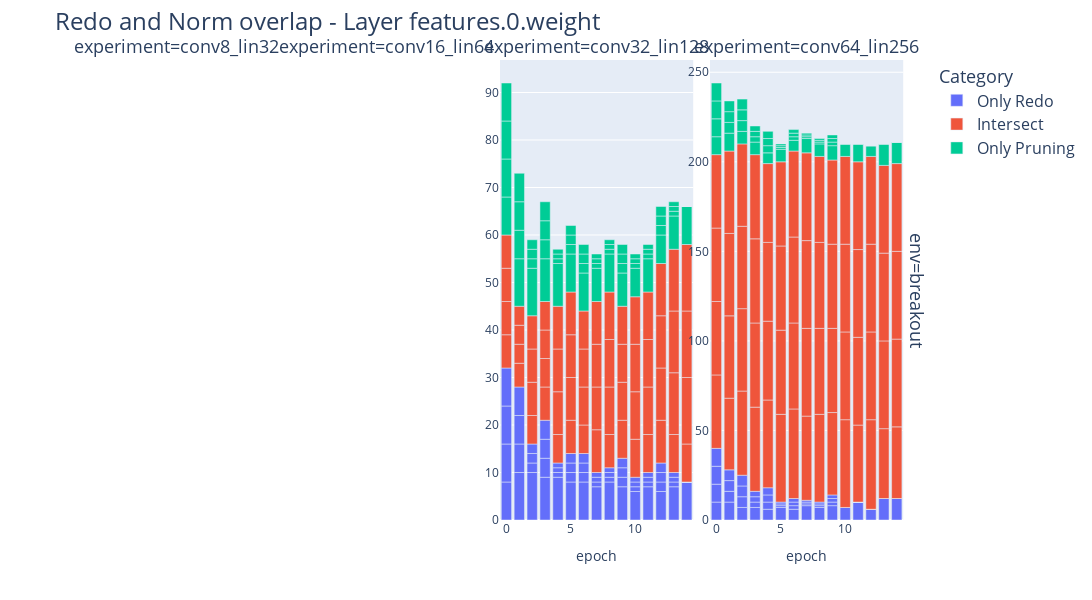
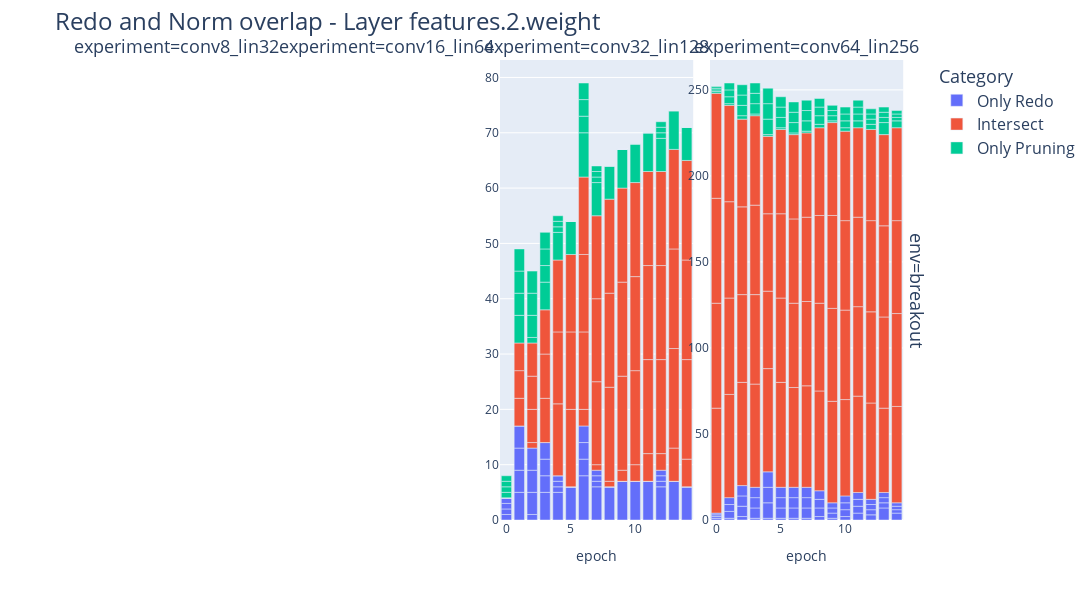
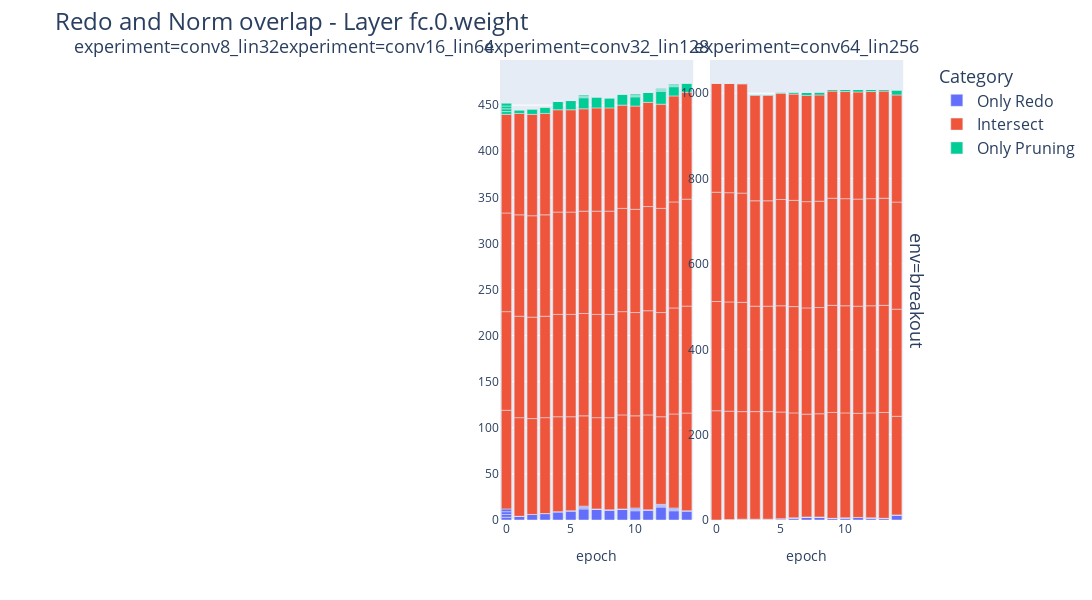

The cell these charts' notebook holds for them, in order:
### Code cell
experiment_order = ["conv8_lin32", "conv16_lin64", "conv32_lin128", "conv64_lin256"]

for layer in df_res["layer"].unique():
    sub_df = df_res[(df_res["tau"] == 0.025) & (df_res["layer"] == layer)]
    sub_df = sub_df[sub_df["env"].isin(envs_to_keep)]

    # melted_df = sub_df.melt(id_vars=['env', 'experiment', 'epoch'],
    #                         value_vars=['nr_only_redo', 'nr_intersect', 'nr_only_pruning'],
    #                         var_name='Category', value_name='Value')

    # fig = px.bar(melted_df, x="epoch", y="Value", color="Category", facet_row="env", facet_col="experiment",
    #             category_orders={"experiment": experiment_order},
    #             height=600)

    # title = f"Redo and Norm overlap - Layer {layer} shared Y"
    # file_path = f"imgs/{title}.png"

    # # Save the figure as a PNG image
    # pio.write_image(fig, file_path)

    # fig.update_layout(title=title)
    # fig.show()

    melted_df = sub_df.melt(
        id_vars=["env", "experiment", "epoch"],
        value_vars=["nr_only_redo", "nr_intersect", "nr_only_pruning"],
        var_name="Category",
        value_name="Value",
    )

    melted_df = melted_df.rename(columns={"Value": "Nr. Neurons"})
    melted_df["Category"] = melted_df["Category"].replace(
        {
            "nr_only_redo": "Only Redo",
            "nr_intersect": "Intersect",
            "nr_only_pruning": "Only Pruning",
        }
    )

    fig = px.bar(
        melted_df,
        x="epoch",
        y="Nr. Neurons",
        color="Category",
        facet_row="env",
        facet_col="experiment",
        category_orders={"experiment": experiment_order},
        height=600,
        width=1500,
    )

    fig.update_yaxes(matches=None, showticklabels=True)

    title = f"Redo and Norm overlap - Layer {layer}"
    file_path = f"imgs/{title}.png"

    # Save the figure as a PNG image
    pio.write_image(fig, file_path)

    fig.update_layout(
        title=title,
        title_font=dict(size=24),  # Adjust the size as per your requirement
        legend_title_font=dict(size=18),  # Adjust the size as per your requirement
        legend_font=dict(size=16),  # Adjust the size as per your requirement
    )

    # Update row and column facet font sizes
    for annotation in fig.layout.annotations:
        annotation.font.size = 18

    fig.show()

### Figure 1 — Plotly figure (JSON) as saved in the notebook; plotly's stock layout.template omitted (floating-point values rounded to 4 significant figures)
{"data": [{"alignmentgroup": "True", "hovertemplate": "Category=Only Redo<br>env=breakout<br>experiment=conv32_lin128<br>epoch=%{x}<br>Nr. Neurons=%{y}<extra></extra>", "legendgroup": "Only Redo", "marker": {"color": "#636efa", "pattern": {"shape": ""}}, "name": "Only Redo", "offsetgroup": "Only Redo", "orientation": "v", "showlegend": true, "textposition": "auto", "type": "bar", "x": [0, 9, 10, 11, 12, 13, 14, 1, 2, 3, 4, 5, 6, 7, 8, 0, 9, 10, 11, 12, 13, 14, 1, 2, 3, 4, 5, 6, 7, 8, 0, 9, 10, 11, 12, 13, 14, 1, 2, 3, 4, 5, 6, 7, 8, 0, 9, 10, 11, 12, 13, 14, 1, 2, 3, 4, 5, 6, 7, 8], "xaxis": "x3", "y": [8, 7, 6, 7, 6, 7, 8, 10, 10, 9, 9, 8, 8, 7, 8, 8, 2, 1, 1, 2, 1, 0, 6, 2, 4, 1, 2, 2, 1, 1, 8, 2, 1, 1, 2, 1, 0, 6, 2, 4, 1, 2, 2, 1, 1, 8, 2, 1, 1, 2, 1, 0, 6, 2, 4, 1, 2, 2, 1, 1], "yaxis": "y3"}, {"alignmentgroup": "True", "hovertemplate": "Category=Only Redo<br>env=breakout<br>experiment=conv64_lin256<br>epoch=%{x}<br>Nr. Neurons=%{y}<extra></extra>", "legendgroup": "Only Redo", "marker": {"color": "#636efa", "pattern": {"shape": ""}}, "name": "Only Redo", "offsetgroup": "Only Redo", "orientation": "v", "showlegend": false, "textposition": "auto", "type": "bar", "x": [0, 9, 10, 11, 12, 13, 14, 1, 2, 3, 4, 5, 6, 7, 8, 0, 9, 10, 11, 12, 13, 14, 1, 2, 3, 4, 5, 6, 7, 8, 0, 9, 10, 11, 12, 13, 14, 1, 2, 3, 4, 5, 6, 7, 8, 0, 9, 10, 11, 12, 13, 14, 1, 2, 3, 4, 5, 6, 7, 8], "xaxis": "x4", "y": [10, 8, 7, 10, 6, 12, 12, 10, 7, 7, 6, 7, 6, 8, 7, 10, 2, 0, 0, 0, 0, 0, 6, 6, 3, 4, 1, 2, 1, 1, 10, 2, 0, 0, 0, 0, 0, 6, 6, 3, 4, 1, 2, 1, 1, 10, 2, 0, 0, 0, 0, 0, 6, 6, 3, 4, 1, 2, 1, 1], "yaxis": "y4"}, {"alignmentgroup": "True", "hovertemplate": "Category=Intersect<br>env=breakout<br>experiment=conv32_lin128<br>epoch=%{x}<br>Nr. Neurons=%{y}<extra></extra>", "legendgroup": "Intersect", "marker": {"color": "#EF553B", "pattern": {"shape": ""}}, "name": "Intersect", "offsetgroup": "Intersect", "orientation": "v", "showlegend": true, "textposition": "auto", "type": "bar", "x": [0, 9, 10, 11, 12, 13, 14, 1, 2, 3, 4, 5, 6, 7, 8, 0, 9, 10, 11, 12, 13, 14, 1, 2, 3, 4, 5, 6, 7, 8, 0, 9, 10, 11, 12, 13, 14, 1, 2, 3, 4, 5, 6, 7, 8, 0, 9, 10, 11, 12, 13, 14, 1, 2, 3, 4, 5, 6, 7, 8], "xaxis": "x3", "y": [7, 8, 8, 8, 9, 8, 8, 5, 6, 7, 6, 7, 6, 9, 7, 7, 8, 10, 10, 11, 13, 14, 4, 7, 6, 9, 9, 8, 9, 10, 7, 8, 10, 10, 11, 13, 14, 4, 7, 6, 9, 9, 8, 9, 10, 7, 8, 10, 10, 11, 13, 14, 4, 7, 6, 9, 9, 8, 9, 10], "yaxis": "y3"}, {"alignmentgroup": "True", "hovertemplate": "Category=Intersect<br>env=breakout<br>experiment=conv64_lin256<br>epoch=%{x}<br>Nr. Neurons=%{y}<extra></extra>", "legendgroup": "Intersect", "marker": {"color": "#EF553B", "pattern": {"shape": ""}}, "name": "Intersect", "offsetgroup": "Intersect", "orientation": "v", "showlegend": false, "textposition": "auto", "type": "bar", "x": [0, 9, 10, 11, 12, 13, 14, 1, 2, 3, 4, 5, 6, 7, 8, 0, 9, 10, 11, 12, 13, 14, 1, 2, 3, 4, 5, 6, 7, 8, 0, 9, 10, 11, 12, 13, 14, 1, 2, 3, 4, 5, 6, 7, 8, 0, 9, 10, 11, 12, 13, 14, 1, 2, 3, 4, 5, 6, 7, 8], "xaxis": "x4", "y": [41, 46, 49, 43, 50, 39, 40, 40, 47, 47, 49, 49, 50, 47, 49, 41, 47, 49, 49, 49, 49, 49, 46, 46, 47, 44, 47, 48, 49, 48, 41, 47, 49, 49, 49, 49, 49, 46, 46, 47, 44, 47, 48, 49, 48, 41, 47, 49, 49, 49, 49, 49, 46, 46, 47, 44, 47, 48, 49, 48], "yaxis": "y4"}, {"alignmentgroup": "True", "hovertemplate": "Category=Only Pruning<br>env=breakout<br>experiment=conv32_lin128<br>epoch=%{x}<br>Nr. Neurons=%{y}<extra></extra>", "legendgroup": "Only Pruning", "marker": {"color": "#00cc96", "pattern": {"shape": ""}}, "name": "Only Pruning", "offsetgroup": "Only Pruning", "orientation": "v", "showlegend": true, "textposition": "auto", "type": "bar", "x": [0, 9, 10, 11, 12, 13, 14, 1, 2, 3, 4, 5, 6, 7, 8, 0, 9, 10, 11, 12, 13, 14, 1, 2, 3, 4, 5, 6, 7, 8, 0, 9, 10, 11, 12, 13, 14, 1, 2, 3, 4, 5, 6, 7, 8, 0, 9, 10, 11, 12, 13, 14, 1, 2, 3, 4, 5, 6, 7, 8], "xaxis": "x3", "y": [8, 7, 6, 7, 6, 7, 8, 10, 10, 9, 9, 8, 8, 7, 8, 8, 2, 1, 1, 2, 1, 0, 6, 2, 4, 1, 2, 2, 1, 1, 8, 2, 1, 1, 2, 1, 0, 6, 2, 4, 1, 2, 2, 1, 1, 8, 2, 1, 1, 2, 1, 0, 6, 2, 4, 1, 2, 2, 1, 1], "yaxis": "y3"}, {"alignmentgroup": "True", "hovertemplate": "Category=Only Pruning<br>env=breakout<br>experiment=conv64_lin256<br>epoch=%{x}<br>Nr. Neurons=%{y}<extra></extra>", "legendgroup": "Only Pruning", "marker": {"color": "#00cc96", "pattern": {"shape": ""}}, "name": "Only Pruning", "offsetgroup": "Only Pruning", "orientation": "v", "showlegend": false, "textposition": "auto", "type": "bar", "x": [0, 9, 10, 11, 12, 13, 14, 1, 2, 3, 4, 5, 6, 7, 8, 0, 9, 10, 11, 12, 13, 14, 1, 2, 3, 4, 5, 6, 7, 8, 0, 9, 10, 11, 12, 13, 14, 1, 2, 3, 4, 5, 6, 7, 8, 0, 9, 10, 11, 12, 13, 14, 1, 2, 3, 4, 5, 6, 7, 8], "xaxis": "x4", "y": [10, 8, 7, 10, 6, 12, 12, 10, 7, 7, 6, 7, 6, 8, 7, 10, 2, 0, 0, 0, 0, 0, 6, 6, 3, 4, 1, 2, 1, 1, 10, 2, 0, 0, 0, 0, 0, 6, 6, 3, 4, 1, 2, 1, 1, 10, 2, 0, 0, 0, 0, 0, 6, 6, 3, 4, 1, 2, 1, 1], "yaxis": "y4"}], "layout": {"annotations": [{"font": {"size": 18}, "showarrow": false, "text": "experiment=conv8_lin32", "x": 0.115, "xanchor": "center", "xref": "paper", "y": 1, "yanchor": "bottom", "yref": "paper"}, {"font": {"size": 18}, "showarrow": false, "text": "experiment=conv16_lin64", "x": 0.365, "xanchor": "center", "xref": "paper", "y": 1, "yanchor": "bottom", "yref": "paper"}, {"font": {"size": 18}, "showarrow": false, "text": "experiment=conv32_lin128", "x": 0.615, "xanchor": "center", "xref": "paper", "y": 1, "yanchor": "bottom", "yref": "paper"}, {"font": {"size": 18}, "showarrow": false, "text": "experiment=conv64_lin256", "x": 0.865, "xanchor": "center", "xref": "paper", "y": 1, "yanchor": "bottom", "yref": "paper"}, {"font": {"size": 18}, "showarrow": false, "text": "env=breakout", "textangle": 90, "x": 0.98, "xanchor": "left", "xref": "paper", "y": 0.5, "yanchor": "middle", "yref": "paper"}], "barmode": "relative", "height": 600, "legend": {"font": {"size": 16}, "title": {"font": {"size": 18}, "text": "Category"}, "tracegroupgap": 0}, "margin": {"t": 60}, "title": {"font": {"size": 24}, "text": "Redo and Norm overlap - Layer features.0.weight"}, "width": 1500, "xaxis": {"anchor": "y", "domain": [0, 0.23], "title": {"text": "epoch"}}, "xaxis2": {"anchor": "y2", "domain": [0.25, 0.48], "matches": "x", "title": {"text": "epoch"}}, "xaxis3": {"anchor": "y3", "domain": [0.5, 0.73], "matches": "x", "title": {"text": "epoch"}}, "xaxis4": {"anchor": "y4", "domain": [0.75, 0.98], "matches": "x", "title": {"text": "epoch"}}, "yaxis": {"anchor": "x", "domain": [0, 1], "showticklabels": true, "title": {"text": "Nr. Neurons"}}, "yaxis2": {"anchor": "x2", "domain": [0, 1], "showticklabels": true}, "yaxis3": {"anchor": "x3", "domain": [0, 1], "showticklabels": true}, "yaxis4": {"anchor": "x4", "domain": [0, 1], "showticklabels": true}}}

### Figure 2 — Plotly figure (JSON) as saved in the notebook; plotly's stock layout.template omitted (floating-point values rounded to 4 significant figures)
{"data": [{"alignmentgroup": "True", "hovertemplate": "Category=Only Redo<br>env=breakout<br>experiment=conv32_lin128<br>epoch=%{x}<br>Nr. Neurons=%{y}<extra></extra>", "legendgroup": "Only Redo", "marker": {"color": "#636efa", "pattern": {"shape": ""}}, "name": "Only Redo", "offsetgroup": "Only Redo", "orientation": "v", "showlegend": true, "textposition": "auto", "type": "bar", "x": [0, 9, 10, 11, 12, 13, 14, 1, 2, 3, 4, 5, 6, 7, 8, 0, 9, 10, 11, 12, 13, 14, 1, 2, 3, 4, 5, 6, 7, 8, 0, 9, 10, 11, 12, 13, 14, 1, 2, 3, 4, 5, 6, 7, 8, 0, 9, 10, 11, 12, 13, 14, 1, 2, 3, 4, 5, 6, 7, 8], "xaxis": "x3", "y": [1, 7, 7, 7, 6, 7, 6, 5, 1, 5, 5, 6, 8, 6, 6, 1, 0, 0, 0, 1, 0, 0, 4, 4, 3, 1, 0, 3, 1, 0, 1, 0, 0, 0, 1, 0, 0, 4, 4, 3, 1, 0, 3, 1, 0, 1, 0, 0, 0, 1, 0, 0, 4, 4, 3, 1, 0, 3, 1, 0], "yaxis": "y3"}, {"alignmentgroup": "True", "hovertemplate": "Category=Only Redo<br>env=breakout<br>experiment=conv64_lin256<br>epoch=%{x}<br>Nr. Neurons=%{y}<extra></extra>", "legendgroup": "Only Redo", "marker": {"color": "#636efa", "pattern": {"shape": ""}}, "name": "Only Redo", "offsetgroup": "Only Redo", "orientation": "v", "showlegend": false, "textposition": "auto", "type": "bar", "x": [0, 9, 10, 11, 12, 13, 14, 1, 2, 3, 4, 5, 6, 7, 8, 0, 9, 10, 11, 12, 13, 14, 1, 2, 3, 4, 5, 6, 7, 8, 0, 9, 10, 11, 12, 13, 14, 1, 2, 3, 4, 5, 6, 7, 8, 0, 9, 10, 11, 12, 13, 14, 1, 2, 3, 4, 5, 6, 7, 8], "xaxis": "x4", "y": [1, 1, 2, 4, 3, 7, 4, 1, 2, 1, 1, 1, 1, 1, 2, 1, 3, 4, 4, 3, 3, 2, 4, 6, 6, 9, 6, 6, 6, 5, 1, 3, 4, 4, 3, 3, 2, 4, 6, 6, 9, 6, 6, 6, 5, 1, 3, 4, 4, 3, 3, 2, 4, 6, 6, 9, 6, 6, 6, 5], "yaxis": "y4"}, {"alignmentgroup": "True", "hovertemplate": "Category=Intersect<br>env=breakout<br>experiment=conv32_lin128<br>epoch=%{x}<br>Nr. Neurons=%{y}<extra></extra>", "legendgroup": "Intersect", "marker": {"color": "#EF553B", "pattern": {"shape": ""}}, "name": "Intersect", "offsetgroup": "Intersect", "orientation": "v", "showlegend": true, "textposition": "auto", "type": "bar", "x": [0, 9, 10, 11, 12, 13, 14, 1, 2, 3, 4, 5, 6, 7, 8, 0, 9, 10, 11, 12, 13, 14, 1, 2, 3, 4, 5, 6, 7, 8, 0, 9, 10, 11, 12, 13, 14, 1, 2, 3, 4, 5, 6, 7, 8, 0, 9, 10, 11, 12, 13, 14, 1, 2, 3, 4, 5, 6, 7, 8], "xaxis": "x3", "y": [0, 2, 3, 5, 3, 6, 5, 0, 1, 0, 0, 0, 3, 1, 1, 0, 17, 17, 17, 17, 18, 18, 5, 6, 8, 13, 14, 14, 15, 17, 0, 17, 17, 17, 17, 18, 18, 5, 6, 8, 13, 14, 14, 15, 17, 0, 17, 17, 17, 17, 18, 18, 5, 6, 8, 13, 14, 14, 15, 17], "yaxis": "y3"}, {"alignmentgroup": "True", "hovertemplate": "Category=Intersect<br>env=breakout<br>experiment=conv64_lin256<br>epoch=%{x}<br>Nr. Neurons=%{y}<extra></extra>", "legendgroup": "Intersect", "marker": {"color": "#EF553B", "pattern": {"shape": ""}}, "name": "Intersect", "offsetgroup": "Intersect", "orientation": "v", "showlegend": false, "textposition": "auto", "type": "bar", "x": [0, 9, 10, 11, 12, 13, 14, 1, 2, 3, 4, 5, 6, 7, 8, 0, 9, 10, 11, 12, 13, 14, 1, 2, 3, 4, 5, 6, 7, 8, 0, 9, 10, 11, 12, 13, 14, 1, 2, 3, 4, 5, 6, 7, 8, 0, 9, 10, 11, 12, 13, 14, 1, 2, 3, 4, 5, 6, 7, 8], "xaxis": "x4", "y": [61, 59, 56, 56, 56, 49, 56, 60, 60, 60, 60, 61, 58, 59, 58, 61, 54, 52, 52, 53, 53, 54, 56, 51, 52, 45, 49, 49, 49, 51, 61, 54, 52, 52, 53, 53, 54, 56, 51, 52, 45, 49, 49, 49, 51, 61, 54, 52, 52, 53, 53, 54, 56, 51, 52, 45, 49, 49, 49, 51], "yaxis": "y4"}, {"alignmentgroup": "True", "hovertemplate": "Category=Only Pruning<br>env=breakout<br>experiment=conv32_lin128<br>epoch=%{x}<br>Nr. Neurons=%{y}<extra></extra>", "legendgroup": "Only Pruning", "marker": {"color": "#00cc96", "pattern": {"shape": ""}}, "name": "Only Pruning", "offsetgroup": "Only Pruning", "orientation": "v", "showlegend": true, "textposition": "auto", "type": "bar", "x": [0, 9, 10, 11, 12, 13, 14, 1, 2, 3, 4, 5, 6, 7, 8, 0, 9, 10, 11, 12, 13, 14, 1, 2, 3, 4, 5, 6, 7, 8, 0, 9, 10, 11, 12, 13, 14, 1, 2, 3, 4, 5, 6, 7, 8, 0, 9, 10, 11, 12, 13, 14, 1, 2, 3, 4, 5, 6, 7, 8], "xaxis": "x3", "y": [1, 7, 7, 7, 6, 7, 6, 5, 1, 5, 5, 6, 8, 6, 6, 1, 0, 0, 0, 1, 0, 0, 4, 4, 3, 1, 0, 3, 1, 0, 1, 0, 0, 0, 1, 0, 0, 4, 4, 3, 1, 0, 3, 1, 0, 1, 0, 0, 0, 1, 0, 0, 4, 4, 3, 1, 0, 3, 1, 0], "yaxis": "y3"}, {"alignmentgroup": "True", "hovertemplate": "Category=Only Pruning<br>env=breakout<br>experiment=conv64_lin256<br>epoch=%{x}<br>Nr. Neurons=%{y}<extra></extra>", "legendgroup": "Only Pruning", "marker": {"color": "#00cc96", "pattern": {"shape": ""}}, "name": "Only Pruning", "offsetgroup": "Only Pruning", "orientation": "v", "showlegend": false, "textposition": "auto", "type": "bar", "x": [0, 9, 10, 11, 12, 13, 14, 1, 2, 3, 4, 5, 6, 7, 8, 0, 9, 10, 11, 12, 13, 14, 1, 2, 3, 4, 5, 6, 7, 8, 0, 9, 10, 11, 12, 13, 14, 1, 2, 3, 4, 5, 6, 7, 8, 0, 9, 10, 11, 12, 13, 14, 1, 2, 3, 4, 5, 6, 7, 8], "xaxis": "x4", "y": [1, 1, 2, 4, 3, 7, 4, 1, 2, 1, 1, 1, 1, 1, 2, 1, 3, 4, 4, 3, 3, 2, 4, 6, 6, 9, 6, 6, 6, 5, 1, 3, 4, 4, 3, 3, 2, 4, 6, 6, 9, 6, 6, 6, 5, 1, 3, 4, 4, 3, 3, 2, 4, 6, 6, 9, 6, 6, 6, 5], "yaxis": "y4"}], "layout": {"annotations": [{"font": {"size": 18}, "showarrow": false, "text": "experiment=conv8_lin32", "x": 0.115, "xanchor": "center", "xref": "paper", "y": 1, "yanchor": "bottom", "yref": "paper"}, {"font": {"size": 18}, "showarrow": false, "text": "experiment=conv16_lin64", "x": 0.365, "xanchor": "center", "xref": "paper", "y": 1, "yanchor": "bottom", "yref": "paper"}, {"font": {"size": 18}, "showarrow": false, "text": "experiment=conv32_lin128", "x": 0.615, "xanchor": "center", "xref": "paper", "y": 1, "yanchor": "bottom", "yref": "paper"}, {"font": {"size": 18}, "showarrow": false, "text": "experiment=conv64_lin256", "x": 0.865, "xanchor": "center", "xref": "paper", "y": 1, "yanchor": "bottom", "yref": "paper"}, {"font": {"size": 18}, "showarrow": false, "text": "env=breakout", "textangle": 90, "x": 0.98, "xanchor": "left", "xref": "paper", "y": 0.5, "yanchor": "middle", "yref": "paper"}], "barmode": "relative", "height": 600, "legend": {"font": {"size": 16}, "title": {"font": {"size": 18}, "text": "Category"}, "tracegroupgap": 0}, "margin": {"t": 60}, "title": {"font": {"size": 24}, "text": "Redo and Norm overlap - Layer features.2.weight"}, "width": 1500, "xaxis": {"anchor": "y", "domain": [0, 0.23], "title": {"text": "epoch"}}, "xaxis2": {"anchor": "y2", "domain": [0.25, 0.48], "matches": "x", "title": {"text": "epoch"}}, "xaxis3": {"anchor": "y3", "domain": [0.5, 0.73], "matches": "x", "title": {"text": "epoch"}}, "xaxis4": {"anchor": "y4", "domain": [0.75, 0.98], "matches": "x", "title": {"text": "epoch"}}, "yaxis": {"anchor": "x", "domain": [0, 1], "showticklabels": true, "title": {"text": "Nr. Neurons"}}, "yaxis2": {"anchor": "x2", "domain": [0, 1], "showticklabels": true}, "yaxis3": {"anchor": "x3", "domain": [0, 1], "showticklabels": true}, "yaxis4": {"anchor": "x4", "domain": [0, 1], "showticklabels": true}}}

### Figure 3 — Plotly figure (JSON) as saved in the notebook; plotly's stock layout.template omitted (floating-point values rounded to 4 significant figures)
{"data": [{"alignmentgroup": "True", "hovertemplate": "Category=Only Redo<br>env=breakout<br>experiment=conv32_lin128<br>epoch=%{x}<br>Nr. Neurons=%{y}<extra></extra>", "legendgroup": "Only Redo", "marker": {"color": "#636efa", "pattern": {"shape": ""}}, "name": "Only Redo", "offsetgroup": "Only Redo", "orientation": "v", "showlegend": true, "textposition": "auto", "type": "bar", "x": [0, 9, 10, 11, 12, 13, 14, 1, 2, 3, 4, 5, 6, 7, 8, 0, 9, 10, 11, 12, 13, 14, 1, 2, 3, 4, 5, 6, 7, 8, 0, 9, 10, 11, 12, 13, 14, 1, 2, 3, 4, 5, 6, 7, 8, 0, 9, 10, 11, 12, 13, 14, 1, 2, 3, 4, 5, 6, 7, 8], "xaxis": "x3", "y": [3, 12, 10, 11, 14, 10, 10, 4, 6, 7, 9, 10, 12, 12, 11, 3, 0, 1, 0, 1, 1, 0, 0, 0, 0, 0, 0, 1, 0, 0, 3, 0, 1, 0, 1, 1, 0, 0, 0, 0, 0, 0, 1, 0, 0, 3, 0, 1, 0, 1, 1, 0, 0, 0, 0, 0, 0, 1, 0, 0], "yaxis": "y3"}, {"alignmentgroup": "True", "hovertemplate": "Category=Only Redo<br>env=breakout<br>experiment=conv64_lin256<br>epoch=%{x}<br>Nr. Neurons=%{y}<extra></extra>", "legendgroup": "Only Redo", "marker": {"color": "#636efa", "pattern": {"shape": ""}}, "name": "Only Redo", "offsetgroup": "Only Redo", "orientation": "v", "showlegend": false, "textposition": "auto", "type": "bar", "x": [0, 9, 10, 11, 12, 13, 14, 1, 2, 3, 4, 5, 6, 7, 8, 0, 9, 10, 11, 12, 13, 14, 1, 2, 3, 4, 5, 6, 7, 8, 0, 9, 10, 11, 12, 13, 14, 1, 2, 3, 4, 5, 6, 7, 8, 0, 9, 10, 11, 12, 13, 14, 1, 2, 3, 4, 5, 6, 7, 8], "xaxis": "x4", "y": [0, 4, 5, 6, 5, 4, 12, 1, 2, 2, 2, 3, 5, 7, 7, 0, 0, 0, 0, 0, 0, 0, 0, 0, 0, 0, 0, 0, 0, 0, 0, 0, 0, 0, 0, 0, 0, 0, 0, 0, 0, 0, 0, 0, 0, 0, 0, 0, 0, 0, 0, 0, 0, 0, 0, 0, 0, 0, 0, 0], "yaxis": "y4"}, {"alignmentgroup": "True", "hovertemplate": "Category=Intersect<br>env=breakout<br>experiment=conv32_lin128<br>epoch=%{x}<br>Nr. Neurons=%{y}<extra></extra>", "legendgroup": "Intersect", "marker": {"color": "#EF553B", "pattern": {"shape": ""}}, "name": "Intersect", "offsetgroup": "Intersect", "orientation": "v", "showlegend": true, "textposition": "auto", "type": "bar", "x": [0, 9, 10, 11, 12, 13, 14, 1, 2, 3, 4, 5, 6, 7, 8, 0, 9, 10, 11, 12, 13, 14, 1, 2, 3, 4, 5, 6, 7, 8, 0, 9, 10, 11, 12, 13, 14, 1, 2, 3, 4, 5, 6, 7, 8, 0, 9, 10, 11, 12, 13, 14, 1, 2, 3, 4, 5, 6, 7, 8], "xaxis": "x3", "y": [107, 102, 100, 103, 95, 102, 106, 107, 104, 104, 103, 102, 98, 99, 100, 107, 112, 112, 113, 113, 115, 116, 110, 110, 110, 111, 111, 111, 112, 112, 107, 112, 112, 113, 113, 115, 116, 110, 110, 110, 111, 111, 111, 112, 112, 107, 112, 112, 113, 113, 115, 116, 110, 110, 110, 111, 111, 111, 112, 112], "yaxis": "y3"}, {"alignmentgroup": "True", "hovertemplate": "Category=Intersect<br>env=breakout<br>experiment=conv64_lin256<br>epoch=%{x}<br>Nr. Neurons=%{y}<extra></extra>", "legendgroup": "Intersect", "marker": {"color": "#EF553B", "pattern": {"shape": ""}}, "name": "Intersect", "offsetgroup": "Intersect", "orientation": "v", "showlegend": false, "textposition": "auto", "type": "bar", "x": [0, 9, 10, 11, 12, 13, 14, 1, 2, 3, 4, 5, 6, 7, 8, 0, 9, 10, 11, 12, 13, 14, 1, 2, 3, 4, 5, 6, 7, 8, 0, 9, 10, 11, 12, 13, 14, 1, 2, 3, 4, 5, 6, 7, 8, 0, 9, 10, 11, 12, 13, 14, 1, 2, 3, 4, 5, 6, 7, 8], "xaxis": "x4", "y": [256, 248, 246, 244, 246, 248, 231, 254, 252, 252, 252, 250, 246, 241, 242, 256, 251, 251, 251, 251, 251, 251, 256, 256, 247, 247, 249, 249, 249, 249, 256, 251, 251, 251, 251, 251, 251, 256, 256, 247, 247, 249, 249, 249, 249, 256, 251, 251, 251, 251, 251, 251, 256, 256, 247, 247, 249, 249, 249, 249], "yaxis": "y4"}, {"alignmentgroup": "True", "hovertemplate": "Category=Only Pruning<br>env=breakout<br>experiment=conv32_lin128<br>epoch=%{x}<br>Nr. Neurons=%{y}<extra></extra>", "legendgroup": "Only Pruning", "marker": {"color": "#00cc96", "pattern": {"shape": ""}}, "name": "Only Pruning", "offsetgroup": "Only Pruning", "orientation": "v", "showlegend": true, "textposition": "auto", "type": "bar", "x": [0, 9, 10, 11, 12, 13, 14, 1, 2, 3, 4, 5, 6, 7, 8, 0, 9, 10, 11, 12, 13, 14, 1, 2, 3, 4, 5, 6, 7, 8, 0, 9, 10, 11, 12, 13, 14, 1, 2, 3, 4, 5, 6, 7, 8, 0, 9, 10, 11, 12, 13, 14, 1, 2, 3, 4, 5, 6, 7, 8], "xaxis": "x3", "y": [3, 12, 10, 11, 14, 10, 10, 4, 6, 7, 9, 10, 12, 12, 11, 3, 0, 1, 0, 1, 1, 0, 0, 0, 0, 0, 0, 1, 0, 0, 3, 0, 1, 0, 1, 1, 0, 0, 0, 0, 0, 0, 1, 0, 0, 3, 0, 1, 0, 1, 1, 0, 0, 0, 0, 0, 0, 1, 0, 0], "yaxis": "y3"}, {"alignmentgroup": "True", "hovertemplate": "Category=Only Pruning<br>env=breakout<br>experiment=conv64_lin256<br>epoch=%{x}<br>Nr. Neurons=%{y}<extra></extra>", "legendgroup": "Only Pruning", "marker": {"color": "#00cc96", "pattern": {"shape": ""}}, "name": "Only Pruning", "offsetgroup": "Only Pruning", "orientation": "v", "showlegend": false, "textposition": "auto", "type": "bar", "x": [0, 9, 10, 11, 12, 13, 14, 1, 2, 3, 4, 5, 6, 7, 8, 0, 9, 10, 11, 12, 13, 14, 1, 2, 3, 4, 5, 6, 7, 8, 0, 9, 10, 11, 12, 13, 14, 1, 2, 3, 4, 5, 6, 7, 8, 0, 9, 10, 11, 12, 13, 14, 1, 2, 3, 4, 5, 6, 7, 8], "xaxis": "x4", "y": [0, 4, 5, 6, 5, 4, 12, 1, 2, 2, 2, 3, 5, 7, 7, 0, 0, 0, 0, 0, 0, 0, 0, 0, 0, 0, 0, 0, 0, 0, 0, 0, 0, 0, 0, 0, 0, 0, 0, 0, 0, 0, 0, 0, 0, 0, 0, 0, 0, 0, 0, 0, 0, 0, 0, 0, 0, 0, 0, 0], "yaxis": "y4"}], "layout": {"annotations": [{"font": {"size": 18}, "showarrow": false, "text": "experiment=conv8_lin32", "x": 0.115, "xanchor": "center", "xref": "paper", "y": 1, "yanchor": "bottom", "yref": "paper"}, {"font": {"size": 18}, "showarrow": false, "text": "experiment=conv16_lin64", "x": 0.365, "xanchor": "center", "xref": "paper", "y": 1, "yanchor": "bottom", "yref": "paper"}, {"font": {"size": 18}, "showarrow": false, "text": "experiment=conv32_lin128", "x": 0.615, "xanchor": "center", "xref": "paper", "y": 1, "yanchor": "bottom", "yref": "paper"}, {"font": {"size": 18}, "showarrow": false, "text": "experiment=conv64_lin256", "x": 0.865, "xanchor": "center", "xref": "paper", "y": 1, "yanchor": "bottom", "yref": "paper"}, {"font": {"size": 18}, "showarrow": false, "text": "env=breakout", "textangle": 90, "x": 0.98, "xanchor": "left", "xref": "paper", "y": 0.5, "yanchor": "middle", "yref": "paper"}], "barmode": "relative", "height": 600, "legend": {"font": {"size": 16}, "title": {"font": {"size": 18}, "text": "Category"}, "tracegroupgap": 0}, "margin": {"t": 60}, "title": {"font": {"size": 24}, "text": "Redo and Norm overlap - Layer fc.0.weight"}, "width": 1500, "xaxis": {"anchor": "y", "domain": [0, 0.23], "title": {"text": "epoch"}}, "xaxis2": {"anchor": "y2", "domain": [0.25, 0.48], "matches": "x", "title": {"text": "epoch"}}, "xaxis3": {"anchor": "y3", "domain": [0.5, 0.73], "matches": "x", "title": {"text": "epoch"}}, "xaxis4": {"anchor": "y4", "domain": [0.75, 0.98], "matches": "x", "title": {"text": "epoch"}}, "yaxis": {"anchor": "x", "domain": [0, 1], "showticklabels": true, "title": {"text": "Nr. Neurons"}}, "yaxis2": {"anchor": "x2", "domain": [0, 1], "showticklabels": true}, "yaxis3": {"anchor": "x3", "domain": [0, 1], "showticklabels": true}, "yaxis4": {"anchor": "x4", "domain": [0, 1], "showticklabels": true}}}
